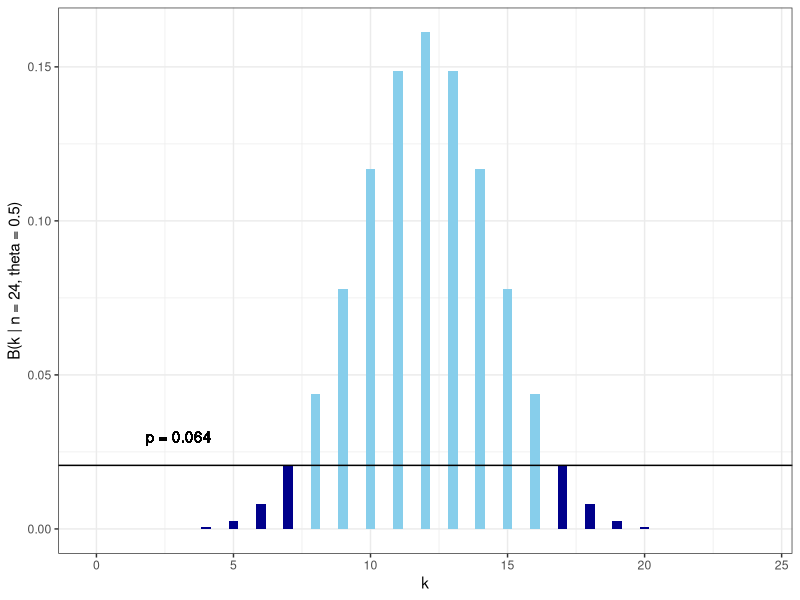
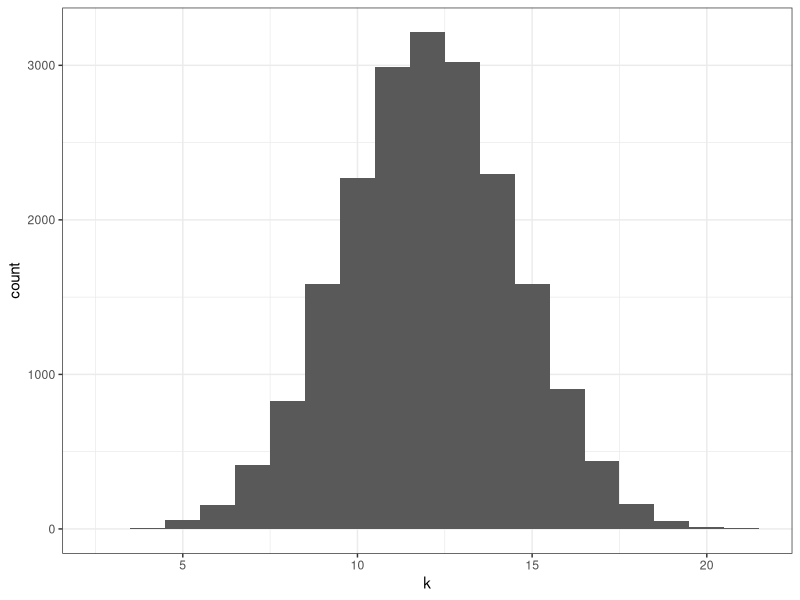
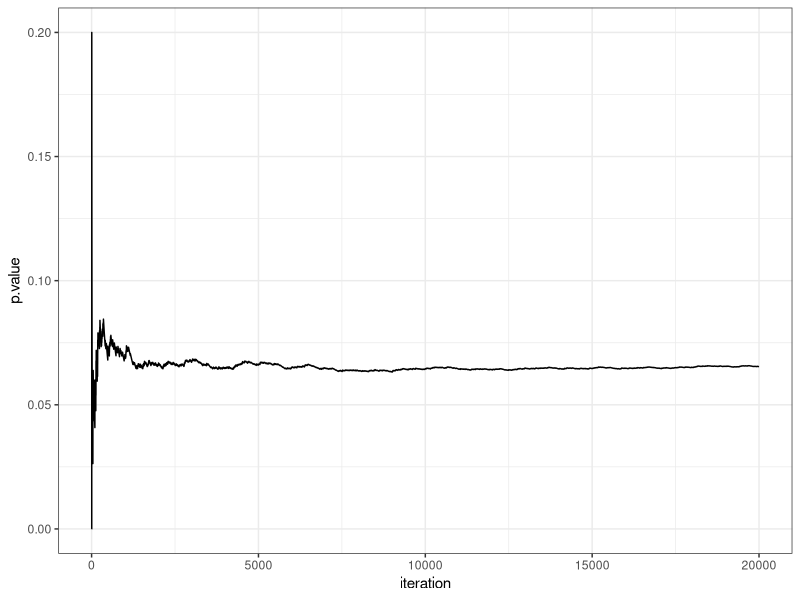
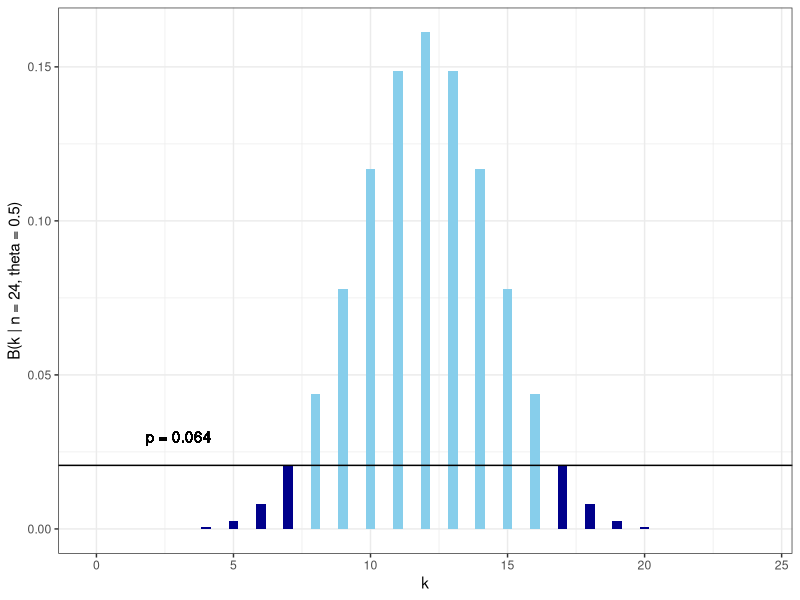
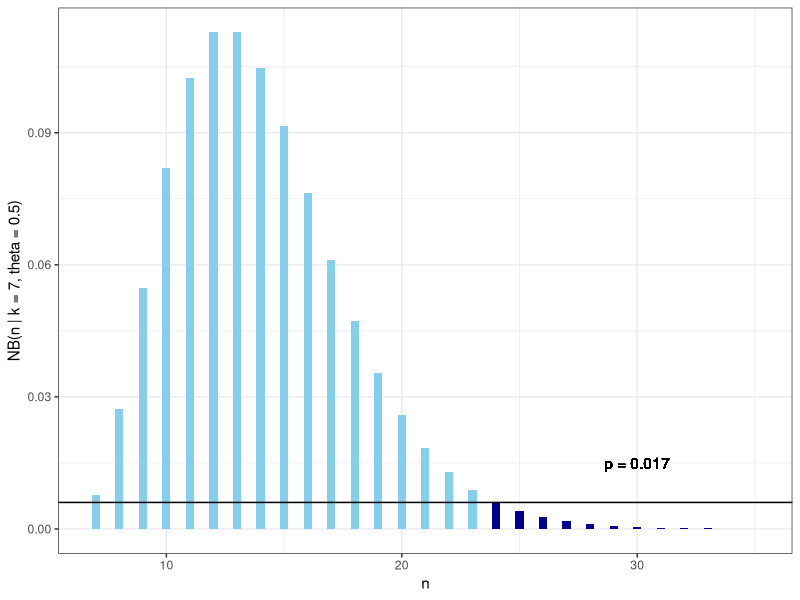

Source code (R) for these figures, in order:
## ---- chunk 1
knitr::opts_chunk$set(echo=TRUE, warning=FALSE, message=FALSE, dev.args = list(bg = 'transparent'), fig.align='center')
require('tidyverse')
require('forcats')
theme_set(theme_bw() + theme(plot.background=element_blank()) )
## ---- chunk 2

## ---- chunk 3
  
plotData = data.frame(x = 0:24, y = dbinom(0:24, 24, 0.5))
plotData2 = data.frame(x = c(0:7, 17:24), y = dbinom(c(0:7, 17:24), 24, 0.5))
sig.plot = ggplot(plotData, aes(x = x , y = y )) + geom_bar(stat = "identity", fill = "skyblue", width = 0.35) +
  geom_bar(data = plotData2, aes(x = x, y = y), stat = "identity", fill = "darkblue", width = 0.35) +
  geom_hline(yintercept=dbinom(7,24,0.5)) + xlab("k") + ylab("B(k | n = 24, theta = 0.5)") +
  # geom_text(data.frame(x = 3, y = 0.05, label = paste0("p = " , round(1-sum(dbinom(8:16, 24, 0.5)),3), collapse = "")), aes(x = x, y = y, label = label)) 
  geom_text(x = 3, y = 0.03, label = paste0("p = " , round(1-sum(dbinom(8:16, 24, 0.5)),3), collapse = ""))
sig.plot
## ---- chunk 4
binom.test(7,24)
## ---- chunk 5
binom.test(7,24)$p.value
## ---- chunk 6
# repeat 24 flips of a fair coin 20,000 times
n.samples = 20000
x.reps = map_int(1:n.samples, function(i) sum(sample(x = 0:1, size = 24, replace = T, prob = c(0.5, 0.5))))   
ggplot(data.frame(k = x.reps), aes(x = k)) + geom_histogram(binwidth = 1)
## ---- chunk 7
x.reps.prob = dbinom(x.reps, 24, 0.5) ## Bernoulli likelihood under H_0
sum(x.reps.prob <= dbinom(7, 24, 0.5)) /  n.samples
## ---- chunk 8
p.value.sequence = cumsum(x.reps.prob <= dbinom(7, 24, 0.5)) / 1:n.samples
tibble(iteration = 1:n.samples, p.value = cumsum(x.reps.prob <= dbinom(7, 24, 0.5)) / 1:n.samples) %>% 
  ggplot(aes(x = iteration, y = p.value)) + geom_line()
## ---- chunk 9
sig.plot
## ---- chunk 10

negBinom <- function(k, N, theta) {
  sapply(1:length(k), function(x) k[x]/N * dbinom(k[x], N, theta))
}
  
plotData = data.frame(x = 7:35, 
                      y = negBinom(7, 7:35, 0.5))
plotData2 = data.frame(x = 24:35,
                       y = negBinom(7, 24:35, 0.5))
myplot = ggplot(plotData, aes(x = x , y = y )) + geom_bar(stat = "identity", fill = "skyblue", width = 0.35) +
  geom_bar(data = plotData2, aes(x = x, y = y), stat = "identity", fill = "darkblue", width = 0.35) +
  geom_hline(yintercept=7/24*dbinom(7,24,0.5)) + xlab("n") + ylab("NB(n | k = 7, theta = 0.5)") +
  # geom_text(data.frame(x = 3, y = 0.05, label = paste0("p = " , round(1-sum(dbinom(8:16, 24, 0.5)),3), collapse = "")), aes(x = x, y = y, label = label)) 
  geom_text(x = 30, y = 0.015, label = paste0("p = " , round(1-sum(negBinom(7, 7:23, 0.5)),3), collapse = ""))
myplot

